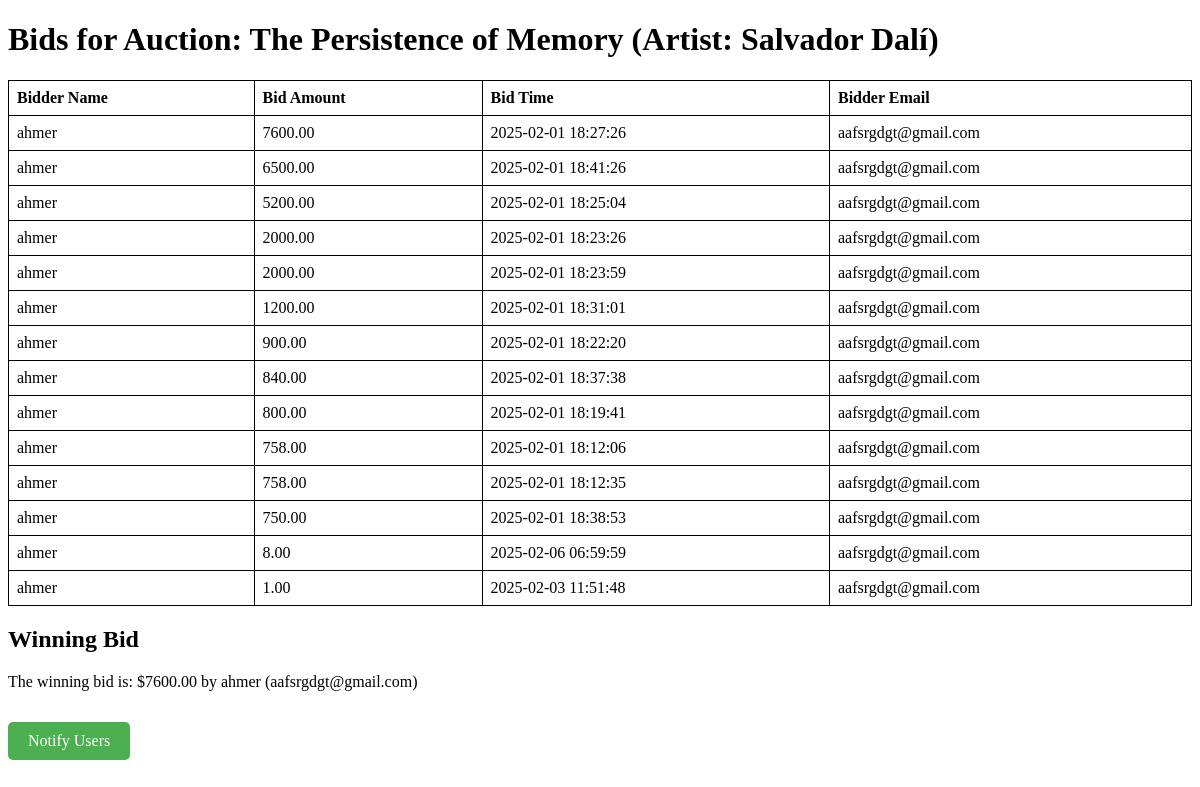
Page /view_bids.php?auction_id=3 on the committed database.
### tables this page shows
CREATE TABLE `auction_items` (
  `id` int(11) NOT NULL,
  `title` varchar(100) NOT NULL,
  `artist` varchar(100) NOT NULL,
  `description` text NOT NULL,
  `image` varchar(255) NOT NULL,
  `start_price` decimal(10,2) NOT NULL,
  `end_time` datetime NOT NULL
);

CREATE TABLE `bids` (
  `id` int(11) NOT NULL,
  `artwork_id` int(11) NOT NULL,
  `user_id` int(11) NOT NULL,
  `bid_amount` decimal(10,2) NOT NULL,
  `bid_time` timestamp NOT NULL DEFAULT current_timestamp()
);

CREATE TABLE `users` (
  `id` int(11) NOT NULL,
  `username` varchar(50) NOT NULL,
  `email` varchar(100) NOT NULL,
  `password` varchar(255) NOT NULL,
  `is_online` tinyint(1) DEFAULT 0,
  `last_activity` timestamp NOT NULL DEFAULT current_timestamp() ON UPDATE current_timestamp()
);

### src/view_bids.php (the view, shortened to what this page needs)
<?php
include('db.php');
$auction_id = $_GET['auction_id'];
$auction_query = "SELECT * FROM auction_items WHERE id = '$auction_id'";
$auction_result = mysqli_query($conn, $auction_query);
$auction = mysqli_fetch_assoc($auction_result);
$query = "SELECT b.bid_amount, b.bid_time, u.username AS bidder_name, u.email AS bidder_email
          FROM bids AS b
          JOIN users AS u ON b.user_id = u.id
          WHERE b.artwork_id = '$auction_id'
          ORDER BY b.bid_amount DESC";
$bids_result = mysqli_query($conn, $query);
?>
<!DOCTYPE html>
<html lang="en">
<head>
</head>
<body>
    <h1>Bids for Auction: <?php echo htmlspecialchars($auction['title']); ?> (Artist: <?php echo htmlspecialchars($auction['artist']); ?>)</h1>
    <?php if (mysqli_num_rows($bids_result) > 0): ?>
        <table>
            <thead>
                <tr>
                    <th>Bidder Name</th>
                    <th>Bid Amount</th>
                    <th>Bid Time</th>
                    <th>Bidder Email</th>
                </tr>
            </thead>
            <tbody>
                <?php while ($bid = mysqli_fetch_assoc($bids_result)): ?>
                    <tr>
                        <td><?php echo htmlspecialchars($bid['bidder_name']); ?></td>
                        <td><?php echo htmlspecialchars($bid['bid_amount']); ?></td>
                        <td><?php echo $bid['bid_time']; ?></td>
                        <td><?php echo htmlspecialchars($bid['bidder_email']); ?></td>
                    </tr>
                <?php endwhile; ?>
            </tbody>
        </table>
        <h2>Winning Bid</h2>
        <?php
        mysqli_data_seek($bids_result, 0);
        $highest_bid = mysqli_fetch_assoc($bids_result);
        if ($highest_bid) {
            echo "<p>The winning bid is: $" . $highest_bid['bid_amount'] . " by " . htmlspecialchars($highest_bid['bidder_name']) . " (" . htmlspecialchars($highest_bid['bidder_email']) . ")</p>";
        }
        ?>
        <a href="admin-messages.php?auction_id=<?php echo $auction_id; ?>" class="notify-btn">Notify Users</a>
    <?php else: ?>
        <p>No bids placed for this auction yet.</p>
    <?php endif; ?>
</body>
</html>

### src/view_bids.php (style rules this page uses)
table { width: 100%; border-collapse: collapse; }
table, th, td { border: 1px solid black; }
th, td { padding: 8px; text-align: left; }
.notify-btn { display: inline-block; padding: 10px 20px; background-color: #4CAF50; color: white; text-decoration: none; border-radius: 5px; margin-top: 15px; }

### rows in the picture
auction_items: title "The Persistence of Memory", artist "Salvador Dalí"
bids: user.username "ahmer", bid_amount "7600.00", bid_time "2025-02-01 18:27:26", user.email "aafsrgdgt@gmail.com"
bids: user.username "ahmer", bid_amount "6500.00", bid_time "2025-02-01 18:41:26", user.email "aafsrgdgt@gmail.com"
bids: user.username "ahmer", bid_amount "5200.00", bid_time "2025-02-01 18:25:04", user.email "aafsrgdgt@gmail.com"
bids: user.username "ahmer", bid_amount "2000.00", bid_time "2025-02-01 18:23:26", user.email "aafsrgdgt@gmail.com"
bids: user.username "ahmer", bid_amount "2000.00", bid_time "2025-02-01 18:23:59", user.email "aafsrgdgt@gmail.com"
bids: user.username "ahmer", bid_amount "1200.00", bid_time "2025-02-01 18:31:01", user.email "aafsrgdgt@gmail.com"
bids: user.username "ahmer", bid_amount "900.00", bid_time "2025-02-01 18:22:20", user.email "aafsrgdgt@gmail.com"
bids: user.username "ahmer", bid_amount "840.00", bid_time "2025-02-01 18:37:38", user.email "aafsrgdgt@gmail.com"
bids: user.username "ahmer", bid_amount "800.00", bid_time "2025-02-01 18:19:41", user.email "aafsrgdgt@gmail.com"
bids: user.username "ahmer", bid_amount "758.00", bid_time "2025-02-01 18:12:06", user.email "aafsrgdgt@gmail.com"
bids: user.username "ahmer", bid_amount "758.00", bid_time "2025-02-01 18:12:35", user.email "aafsrgdgt@gmail.com"
bids: user.username "ahmer", bid_amount "750.00", bid_time "2025-02-01 18:38:53", user.email "aafsrgdgt@gmail.com"
bids: user.username "ahmer", bid_amount "8.00", bid_time "2025-02-06 06:59:59", user.email "aafsrgdgt@gmail.com"
bids: user.username "ahmer", bid_amount "1.00", bid_time "2025-02-03 11:51:48", user.email "aafsrgdgt@gmail.com"
users: username "ahmer", email "aafsrgdgt@gmail.com"
